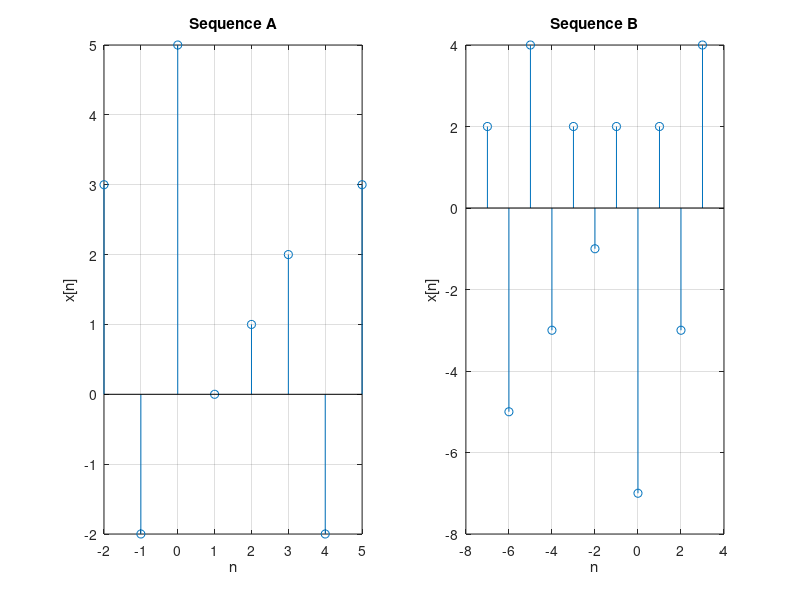

Source code (MATLAB):
clc;
clf;
clear all;
close all;

n1=[-2:5];
n2=[-7:3];

x1=[3,-2,5,0,1,2,-2,3];
x2=[2,-5,4,-3,2,-1,2,-7,2,-3,4];

subplot(1,2,1),stem(n1,x1),xlabel('n'),ylabel('x[n]'),title('Sequence A'),grid on;
subplot(1,2,2),stem(n2,x2),xlabel('n'),ylabel('x[n]'),title('Sequence B'),grid on;

